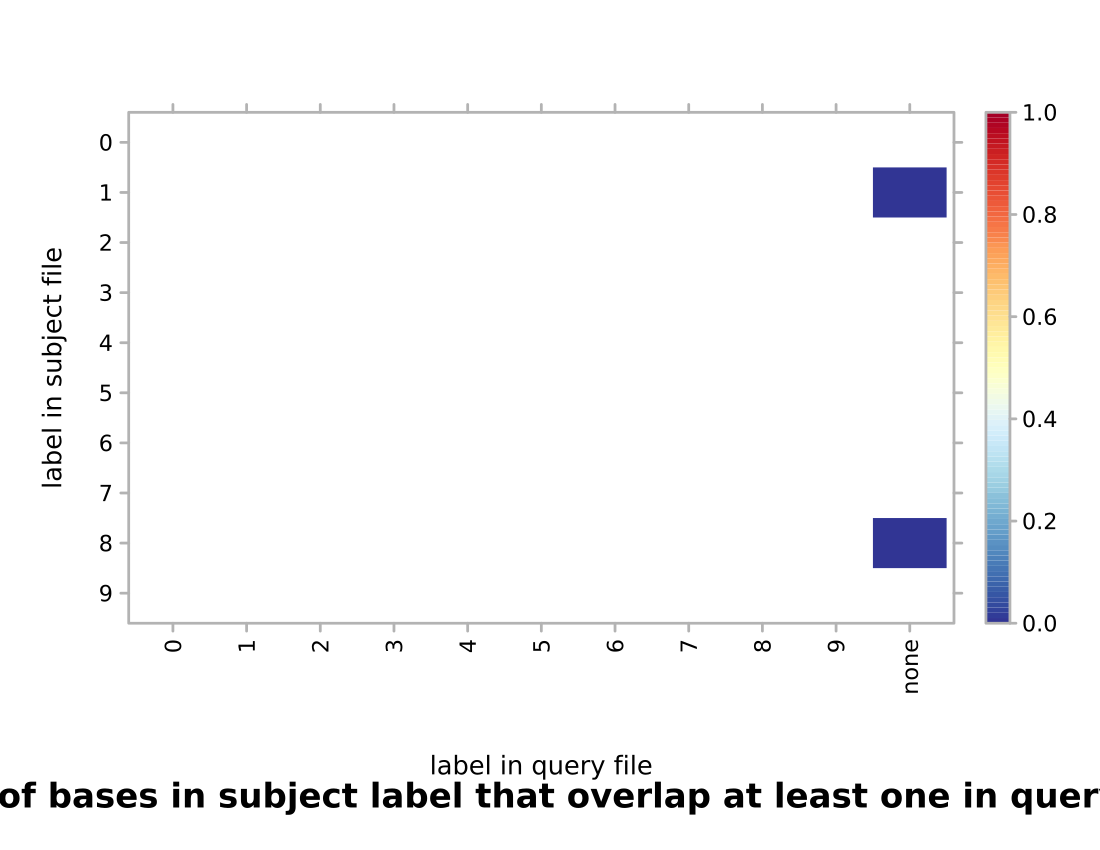

This figure's R source:
#!/usr/bin/env Rscript
## transcript produced by Segtools 1.1.14

segtools.r.dirname <-
  system2("python",
          c("-c", "'import segtools; print segtools.get_r_dirname()'"),
          stdout = TRUE)

source(file.path(segtools.r.dirname, 'common.R'))
source(file.path(segtools.r.dirname, 'overlap.R'))
save.overlap.performance('./MCseq2bp100bp/overlap-direct', 'overlap.performance', './MCseq2bp100bp/overlap-direct/overlap.tab', row.normalize = 'FALSE', mnemonic_file = '', clobber = FALSE, col_mnemonic_file = '')
save.overlap.heatmap('./MCseq2bp100bp/overlap-direct', 'overlap', './MCseq2bp100bp/overlap-direct/overlap.tab', clobber = FALSE, col_mnemonic_file = '', cluster = FALSE, max_contrast = FALSE, row.normalize = 'FALSE', mnemonic_file = '')
